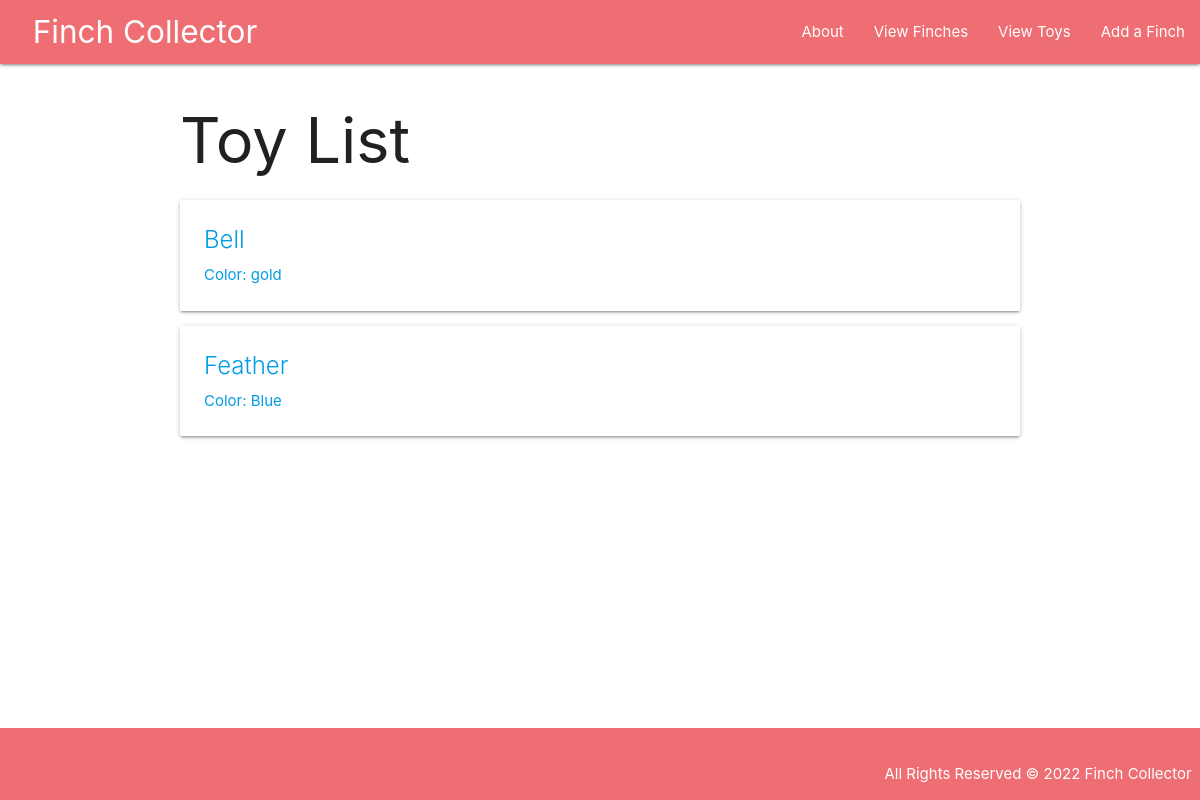
Page /toys/ on the committed database.
### main_app/models.py (models this page shows, shortened)
class Toy(models.Model):
  name = models.CharField(max_length=50)
  color = models.CharField(max_length=20)

### main_app/views.py (the view)
# urls.py: path('toys/', views.ToyList.as_view(), name='toys'),
class ToyList(ListView):
  model = Toy
  context_object_name = 'toys'

### main_app/templates/main_app/toy_list.html
{% extends 'base.html' %}
{% block content %}
  <h1>Toy List</h1>
  {% for toy in toys %}
    <div class="card">
      <a href="{% url 'toy_detail' toy.id %}">
        <div class="card-content">
          <span class="card-title">{{ toy.name }}</span>
          <p>Color: {{ toy.color }}</p>
        </div>
      </a>
    </div>
  {% endfor %}
{% endblock %}

### main_app/static/css/style.css (style rules this page uses)
body { display: flex; flex-direction: column; min-height: 100vh; }

### rows in the picture
Toy: name "Bell", color "gold"
Toy: name "Feather", color "Blue"
